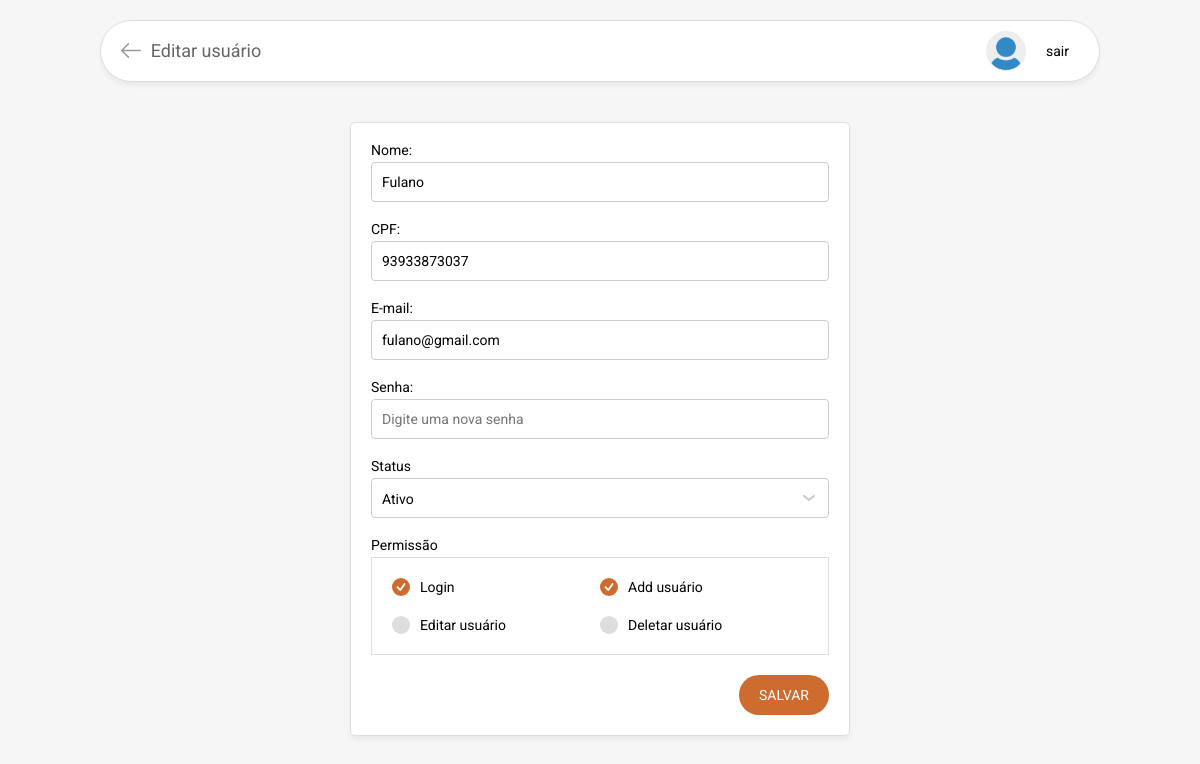
/form_edit.php?u=19d2be14-7f5e-4bfa-afc7-8c1142039a02 (signed in), run on the app's committed database.
### tables this page shows
CREATE TABLE `usuario` (
  `id` int(11) NOT NULL,
  `uuid` char(36) NOT NULL,
  `nome` varchar(100) NOT NULL,
  `cpf` bigint(11) UNSIGNED ZEROFILL NOT NULL,
  `email` varchar(100) NOT NULL,
  `senha` text NOT NULL,
  `data_criacao` datetime NOT NULL,
  `data_atualizacao` datetime NOT NULL,
  `status` int(1) NOT NULL
);

### models/listar_usuario.php (called while the page is built, shortened)
<?php
include "conexao_banco.php";
$uuid = $_GET['u'];
    $sql = "SELECT *
   		   FROM usuario
   		   WHERE uuid = :uuid";
	$sql = $pdo->prepare($sql);
	$sql->bindValue(":uuid", $uuid);
	$sql->execute();
     if($sql->rowCount() > 0){
          $usuario = $sql->fetch();
		  $sql = "SELECT permissao
		   		   FROM permissoes
		   		   WHERE id_usuario = :id_usuario";
		  $sql = $pdo->prepare($sql);
		  $sql->bindValue(":id_usuario", $usuario['id']);
		  $sql->execute();
			  if($sql->rowCount() > 0){
	          	$resultado = $sql->fetchAll();
		          	foreach ($resultado as $key => $value) {
		          		$usuario['permissoes'][] = $value['permissao'];
		          	}
	 		  }else{
	 		  	$usuario['permissoes'][] = [];
	 		  }
      }
?>

### form_edit.php (the view, shortened to what this page needs)
<?php
include "models/listar_usuario.php";
?>
<!DOCTYPE html>
<html lang="en">
<head>
    <link rel="stylesheet" href="css/form.css">
</head>
<body>
    <div id="site">
        <header>
            <a class="voltar" href="index.php"><img src="images/voltar.svg"></a>
            <h1 class="total">Editar usuário</h1>
            <figure></figure>
            <a class="sair" href="./models/logout.php">sair</a>
        </header>
        <form method="POST" id="form" action="/crud_usuarios/models/editar_usuario.php" class="cadastro">
            <div class="input">
                <label for="input_nome">Nome:</label>
                <input type="text" id="input_nome" name="nome" placeholder="Digite um nome" value="<?php echo $usuario['nome']; ?>" required="required">
            </div>
            <div class="input">
                <label for="input_cpf">CPF:</label>
                <input type="text" id="input_cpf" name="cpf" placeholder="Digite um CPF" value="<?php echo $usuario['cpf']; ?>" required="required">
            </div>
            <div class="input">
                <label for="input_email">E-mail:</label>
                <input type="text" id="input_email" name="email" placeholder="Digite um e-mail" value="<?php echo $usuario['email']; ?>" required="required">
            </div>
            <div class="input">
                <label for="input_senha">Senha:</label>
                <input type="password" id="input_senha" name="senha" placeholder="Digite uma nova senha">
            </div>
            <div class="select">
                <label for="input_status">Status</label>
                <select name="status" id="input_status" required="required">
                    <option value="1" <?php echo($usuario['status'] == 1?'selected="selected"':'');?>>Ativo</option>
                </select>
                <div class="seta"><img src="images/seta.svg" alt=""></div>
            </div>
            <h2>Permissão</h2>
            <div class="permissao">
                <div class="checkbox">
                    <div class="check"><img src="images/check.svg"></div>
                    <label for="input_permissao_login">Login</label>
                </div>
                <div class="checkbox">
                    <div class="check"><img src="images/check.svg"></div>
                    <label for="input_permissao_usuario_add">Add usuário</label>
                </div>
                <div class="checkbox">
                    <div class="check"><img src="images/check.svg"></div>
                    <label for="input_permissao_usuario_editar">Editar usuário</label>
                </div>
                <div class="checkbox">
                    <div class="check"><img src="images/check.svg"></div>
                    <label for="input_permissao_usuario_deletar">Deletar usuário</label>
                </div>
            </div>
            <button>SALVAR</button>
        </form>
    </div>
</body>
</html>

### css/form.css (style rules this page uses)
form { width: 100%; max-width: 500px; margin-top: 40px; background-color: #FFF; box-shadow: 0 4px 5px rgba(0,0,0,.05); border: 1px solid #DDD; border-radius: 5px; padding: 20px; display: flex; flex-direction: column; align-items: flex-end; }
form .select, form .input { width: 100%; position: relative; margin-bottom: 20px; display: flex; flex-direction: column; }
form .select label, form .input label { font-size: 1.4rem; margin-bottom: 5px; }
form .select .seta { position: absolute; right: 0; bottom: 0; width: 40px; height: 40px; display: flex; align-items: center; justify-content: center; z-index: 2; }
form select, form .input input { width: 100%; height: 40px; position: relative; line-height: 40px; border: 1px solid #CCC; padding: 0 10px; border-radius: 4px; font-size: 1.4rem; z-index: 1; }
form h2 { width: 100%; font-size: 1.4rem; margin-bottom: 5px; }
form .permissao { width: 100%; display: flex; flex-direction: row; flex-wrap: wrap; border: 1px solid #DDD; padding: 20px 20px 0 20px; }
form .permissao .checkbox { width: 50%; position: relative; margin-bottom: 20px; display: flex; flex-direction: row; align-items: center; }
form .permissao .checkbox label { position: relative; padding-left: 10px; display: flex; font-size: 1.4rem; align-items: center; cursor: pointer; }
form .permissao .checkbox .check { width: 18px; height: 18px; background-color: #DDD; border-radius: 20px; display: flex; align-items: center; justify-content: center; }
form .permissao .checkbox .check img { display: none; }
form .permissao .checkbox input:checked ~ .check { background-color: var(--cor); }
form .permissao .checkbox input:checked ~ .check img { display: block; }
form button { height: 40px; line-height: 40px; padding: 0 20px; border-radius: 20px; background-color: var(--cor); color: #FFF; font-size: 1.4rem; margin-top: 20px; }

### css/template.css (style rules this page uses)
body { background-color: #F6F6F6; }
#site { width: 100%; display: flex; flex-direction: column; align-items: center; padding: 0 20px; }
#site > header { width: 100%; max-width: 1000px; margin-top: 20px; background-color: #FFF; border-radius: 40px; box-shadow: 0 4px 5px rgba(0,0,0,.05); border: 1px solid #DDD; display: flex; flex-direction: row; align-items: center; padding: 10px 10px 10px 20px; }
#site > header .voltar { margin-right: 10px; }
#site > header h1 { font-size: 1.8rem; height: 40px; line-height: 40px; color: #666; margin-right: 40px; }
#site > header h1.total { flex-grow: 1; flex-basis: 0%; }
#site > header figure { width: 40px; height: 40px; border-radius: 20px; background: #EEE url(../images/usuario.png) no-repeat center center; background-size: cover; border: 1px solid #EEE; }
#site > header a.sair { font-size: 1.4rem; margin: 0 10px; padding: 5px 10px; border-radius: 20px; }

### data on the page
usuario: nome "Fulano", cpf "93933873037", email "fulano@gmail.com", status "Ativo"
